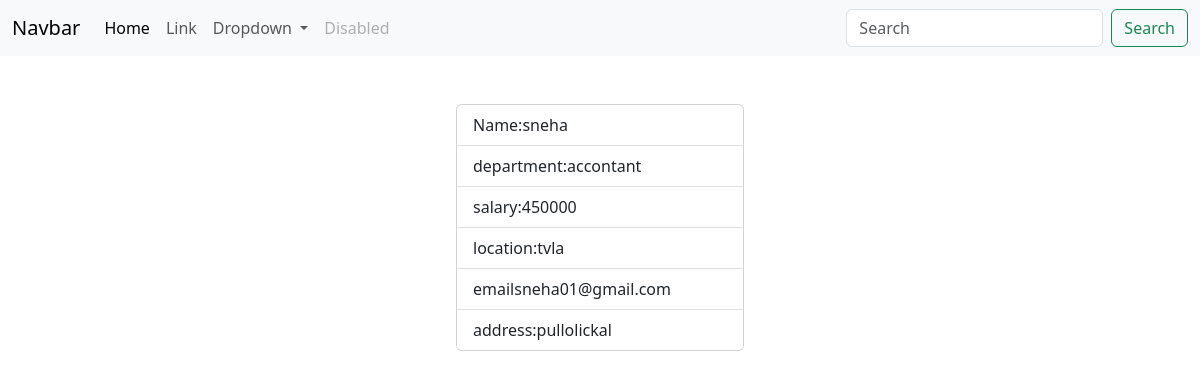
The app's page /employee/7/ with its own data.
### myapp/models.py (models this page shows, shortened)
class Employee(models.Model):
    name=models.CharField(max_length=200)
    department=models.CharField(max_length=200)
    salary=models.PositiveIntegerField()
    location=models.CharField(max_length=200)
    email=models.EmailField(max_length=200)
    address=models.CharField(max_length=200)

### myapp/views.py (the view)
# urls.py: path("employee/<int:pk>/",views.EmployeeDetailView.as_view(),name="employee-detail"),
class EmployeeDetailView(View):
    def get(self,request,*args,**kwargs):
        id=kwargs.get("pk")
        qs=Employee.objects.get(id=id)
        return render(request,"employee_detail.html",{"data":qs})

### myapp/templates/employee_detail.html (shortened to what this page needs)
{%extends 'base.html'%}
{%block main_block%}
<div class="container mt-5 d-flex justify-content-center">
    <div class="card" style="width: 18rem;">
        <ul class="list-group list-group-flush">
          <li class="list-group-item">Name:{{data.name}}</li>
          <li class="list-group-item">department:{{data.department}}</li>
          <li class="list-group-item">salary:{{data.salary}}</li>
          <li class="list-group-item">location:{{data.location}}</li>
          <li class="list-group-item">email{{data.email}}</li>
          <li class="list-group-item">address:{{data.address}}</li>
        </ul>
    </div>
</div>
{%endblock%}

### records on screen
Employee: name "sneha", department "accontant", salary "450000", location "tvla", email "sneha01@gmail.com", address "pullolickal"
